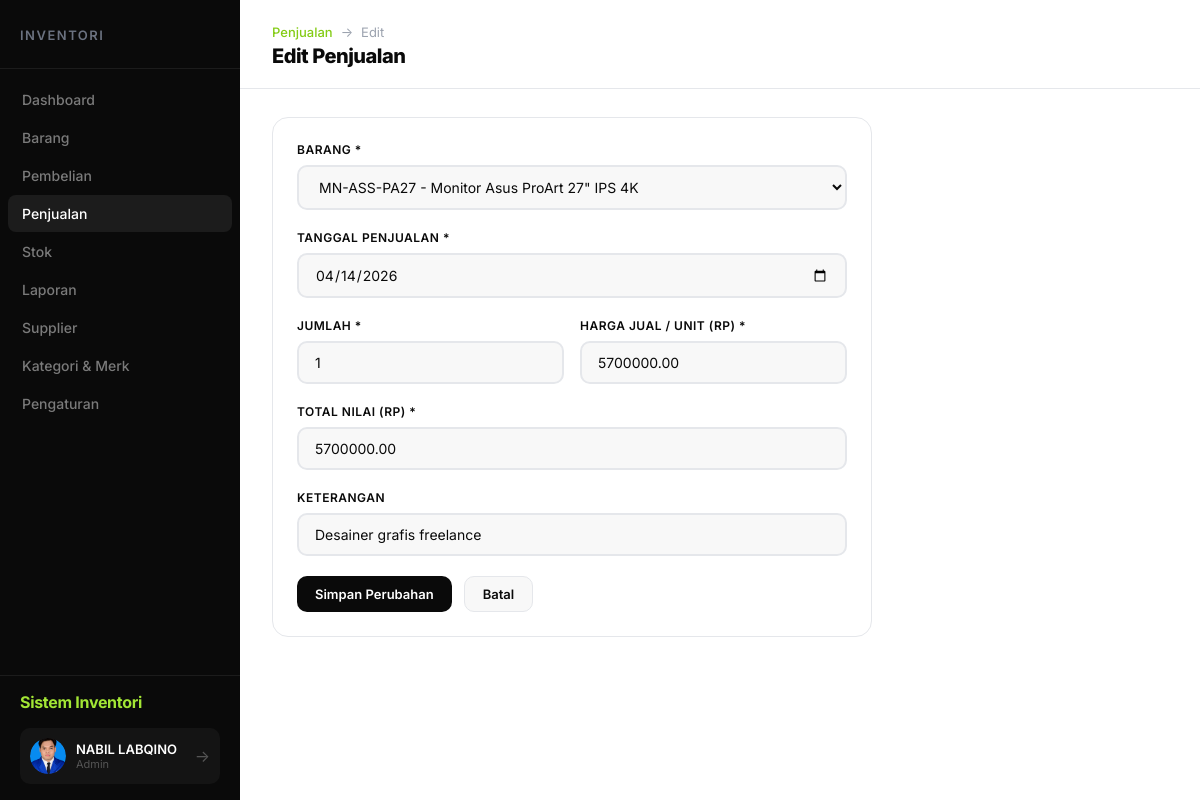
/penjualan/KoreksiPenjualan.php?id=20 (signed in), run on the app's committed database.
### tables this page shows
CREATE TABLE `penjualan` (
  `id_penjualan` int(11) NOT NULL,
  `kode_produk` varchar(10) NOT NULL,
  `tgl_penjualan` date NOT NULL,
  `jumlah` int(11) NOT NULL,
  `harga_jual` decimal(15,2) NOT NULL DEFAULT 0.00,
  `total_nilai` decimal(15,2) NOT NULL DEFAULT 0.00,
  `keterangan` text DEFAULT NULL
);

CREATE TABLE `produk` (
  `kode_produk` varchar(10) NOT NULL,
  `nama_produk` varchar(100) NOT NULL DEFAULT '',
  `sku` varchar(50) DEFAULT NULL,
  `id_kategori` int(11) NOT NULL,
  `lokasi` varchar(20) NOT NULL,
  `harga_beli` decimal(15,2) NOT NULL DEFAULT 0.00,
  `harga_jual` decimal(15,2) NOT NULL DEFAULT 0.00,
  `keterangan` text DEFAULT NULL,
  `id_merk` int(11) DEFAULT NULL
);

### penjualan/KoreksiPenjualan.php (the view, shortened to what this page needs)
<?php
include '../koneksi.php';
$id   = (int)($_GET['id'] ?? 0);
$stmt = $koneksi->prepare("SELECT * FROM penjualan WHERE id_penjualan = ?");
$stmt->execute([$id]);
$row  = $stmt->fetch();
$produk = $koneksi->query("SELECT kode_produk, nama_produk, sku FROM produk ORDER BY nama_produk")->fetchAll();
?>
<!DOCTYPE html>
<html lang="id">
<head>
    <link rel="stylesheet" href="../css/dashboard.css">
</head>
<body>
<div class="dashboard">
    <?php include '../includes/sidebar.php'; ?>
    <main class="main">
        <header class="header">
            <div>
                <div class="breadcrumb"><a href="TampilPenjualan.php">Penjualan</a> <span>→</span> <span>Edit</span></div>
                <h1 class="page-title">Edit Penjualan</h1>
            </div>
        </header>
        <div class="content">
            <div class="card" style="max-width:600px;">
                <form action="SimpanKoreksiPenjualan.php" method="POST">
                    <div class="form-group">
                        <label class="form-label">Barang *</label>
                        <select name="kode_produk" class="form-control" required>
                            <?php foreach ($produk as $p): ?>
                                <option value="<?= htmlspecialchars($p['kode_produk']) ?>" <?= $p['kode_produk'] == $row['kode_produk'] ? 'selected' : '' ?>>
                                    <?= htmlspecialchars(($p['sku'] ?: $p['kode_produk']) . ' - ' . $p['nama_produk']) ?>
                                </option>
                            <?php endforeach; ?>
                        </select>
                    </div>
                    <div class="form-group">
                        <label class="form-label">Tanggal Penjualan *</label>
                        <input type="date" name="tgl_penjualan" class="form-control" required value="<?= $row['tgl_penjualan'] ?>">
                    </div>
                    <div style="display:grid;grid-template-columns:1fr 1fr;gap:16px;">
                        <div class="form-group">
                            <label class="form-label">Jumlah *</label>
                            <input type="number" name="jumlah" class="form-control" required min="1" value="<?= $row['jumlah'] ?>">
                        </div>
                        <div class="form-group">
                            <label class="form-label">Harga Jual / Unit (Rp) *</label>
                            <input type="number" name="harga_jual" class="form-control" required min="0" step="0.01" value="<?= $row['harga_jual'] ?>">
                        </div>
                    </div>
                    <div class="form-group">
                        <label class="form-label">Total Nilai (Rp) *</label>
                        <input type="number" name="total_nilai" class="form-control" required min="0" step="0.01" value="<?= $row['total_nilai'] ?>">
                    </div>
                    <div class="form-group">
                        <label class="form-label">Keterangan</label>
                        <input type="text" name="keterangan" class="form-control" value="<?= htmlspecialchars($row['keterangan'] ?? '') ?>">
                    </div>
                    <div style="display:flex;gap:12px;margin-top:8px;">
                        <button type="submit" class="btn btn-primary">Simpan Perubahan</button>
                        <a href="TampilPenjualan.php" class="btn btn-secondary">Batal</a>
                    </div>
                </form>
            </div>
        </div>
    </main>
</div>
</body>
</html>

### css/dashboard.css (style rules this page uses)
:root { --accent: #a3e635; --accent-dark: #84cc16; --dark: #0a0a0a; --dark-2: #141414; --dark-3: #1c1c1c; --bg-main: #ffffff; --bg-section: #f8f8f8; --bg-card: #ffffff; --text-dark: #0a0a0a; --text-gray: #6b7280; --text-light: #9ca3af; --border: #e5e7eb; --success: #22c55e; --danger: #ef4444; --warning: #f59e0b; --sidebar-width: 240px; }
* { margin: 0; padding: 0; box-sizing: border-box; }
body { font-family: 'Inter', -apple-system, sans-serif; background: var(--bg-main); color: var(--text-dark); position: relative; overflow-x: hidden; }
.dashboard { display: flex; min-height: 100vh; position: relative; }
.main { flex: 1; margin-left: var(--sidebar-width); padding-right: 0; }
.header { background: var(--bg-main); padding: 24px 32px 20px; display: flex; justify-content: space-between; align-items: center; border-bottom: 1px solid var(--border); position: sticky; top: 0; z-index: 100; }
.page-title { font-size: 20px; font-weight: 800; color: var(--text-dark); letter-spacing: -0.5px; }
.content { padding: 28px 32px; }
.card { background: var(--bg-card); border-radius: 16px; border: 1px solid var(--border); padding: 24px; margin-bottom: 24px; }
.btn { display: inline-flex; align-items: center; gap: 8px; padding: 9px 18px; border-radius: 10px; font-size: 13px; font-weight: 600; text-decoration: none; border: none; cursor: pointer; transition: all 0.15s; font-family: inherit; }
.btn-primary { background: var(--dark); color: #fff; }
.btn-secondary { background: var(--bg-section); color: var(--text-dark); border: 1px solid var(--border); }
.form-group { margin-bottom: 20px; }
.form-label { display: block; font-size: 12px; font-weight: 600; color: var(--text-dark); margin-bottom: 8px; text-transform: uppercase; letter-spacing: 0.5px; }
.form-control { width: 100%; padding: 11px 16px; border: 2px solid var(--border); border-radius: 10px; font-size: 14px; font-family: inherit; background: var(--bg-section); color: var(--text-dark); transition: border-color 0.15s, box-shadow 0.15s; }
select.form-control { cursor: pointer; }
.breadcrumb { display: flex; align-items: center; gap: 8px; font-size: 13px; color: var(--text-light); margin-bottom: 4px; }
.breadcrumb a { color: var(--accent-dark); text-decoration: none; font-weight: 500; }

### data on the page
penjualan: kode_produk "MN-ASS-PA27 - Monitor Asus ProArt 27\" IPS 4K", tgl_penjualan "04/14/2026", jumlah "1", harga_jual "5700000.00", total_nilai "5700000.00", keterangan "Desainer grafis freelance"

### other printed values
$_SESSION['nama'] "NABIL LABQINO"
